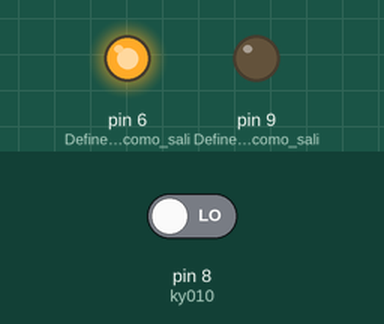
A sketch run on a simulated Arduino Uno, built with avr-gcc and run on an emulated ATmega328P. Shown: output pins drawn as LEDs (lit = HIGH). The inputs (shaded band) are chosen by the test bench; at power-on: pin 8 (ky010) LOW.

Above: at 2.8 s.
2.9 s: pin 8 (ky010) driven HIGH
At 3.6 s:
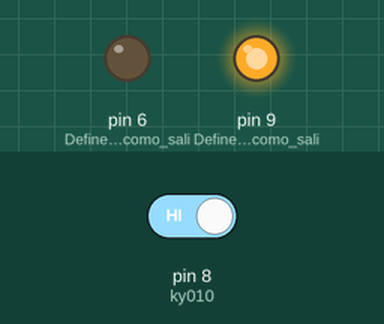
4.5 s: pin 8 (ky010) driven LOW
At 6.3 s:
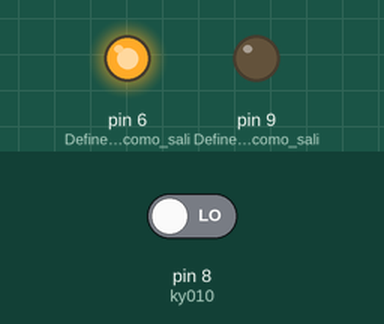
Timing chart, 0 to 7.8 s (numbered marks = the images above; inputs shaded):
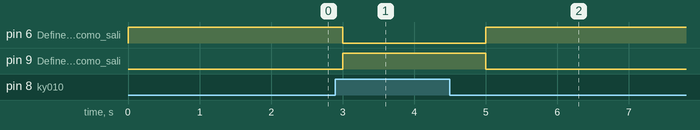

The sketch:

3-Cierre-y-apertura-con-el-KY-10-y-KY-011.ino
```cpp
/*
  Derechos de autor © UNIT Electronics
  Este codigo se proporciona "tal cual", sin garantías de ningún tipo.

  Para más información, visita nuestro blog:
  https://blog.uelectronics.com/tarjetas-desarrollo/arduino/indicador-de-cierre-y-apertura-con-el-sensor-foto-interruptor-ky-010-y-led-bicolor-ky-011/
*/

int ky010 = 8;            // Define el pin para el fotointerruptor KY-010
int val;                  // Define la variable 'val' que almacenará los datos del KY-010

void setup() {
  pinMode(9, OUTPUT);       // Define el pin 9 como salida para el LED Rojo
  pinMode(6, OUTPUT);       // Define el pin 6 como salida para el LED Verde
  pinMode(ky010, INPUT);    // Define el pin ky010 como entrada para el fotointerruptor KY-010
}

void loop() {
  val = digitalRead(ky010);  // Lee el estado del fotointerruptor y asigna el valor a 'val'

  if (val == HIGH) {         // Si el KY-010 está bloqueado (val == 1)
    analogWrite(9, 255);     // Enciende el LED Rojo (valor máximo de 255)
    analogWrite(6, 0);       // Apaga el LED Verde (valor de 0)
    delay(1000);             // Mantén el estado por 1 segundo
  } else {                   // De lo contrario (val == 0)
    analogWrite(9, 0);       // Apaga el LED Rojo (valor de 0)
    analogWrite(6, 255);     // Enciende el LED Verde (valor máximo de 255)
    delay(1000);             // Mantén el estado por 1 segundo
  }
}
```

Measured:
- after the input at 2.9 s, pin 6 (Define_el_pin_6_como_sali): HIGH → LOW after 0.10 s; pin 9 (Define_el_pin_9_como_sali): LOW → HIGH after 0.10 s
- after the input at 4.5 s, pin 6 (Define_el_pin_6_como_sali): LOW → HIGH after 0.50 s; pin 9 (Define_el_pin_9_como_sali): HIGH → LOW after 0.50 s
